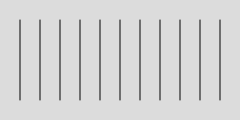
Frame 1 (no input)
Frame 60 (no input): identical to frame 1, image omitted
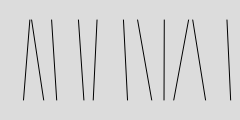
Frame 120 (the mouse pressed at the canvas centre since frame 60)

The p5.js sketch that drew these frames (run headless with seeded random() and noise() and a simulated clock; from frame 60 on, the mouse is pressed at the canvas centre):

// p5.js sketch
// ── sketch.js
function setup() {
  createCanvas(240, 120);
}

function draw() {
  background(220);
  for(var x = 20; x < width; x  += 20) {
    var mx = mouseX / 10;
    var offsetA = random(-mx, mx);
    var offsetB = random(-mx, mx);
    line(x+offsetA, 20, x-offsetB, 100);
  }
}
